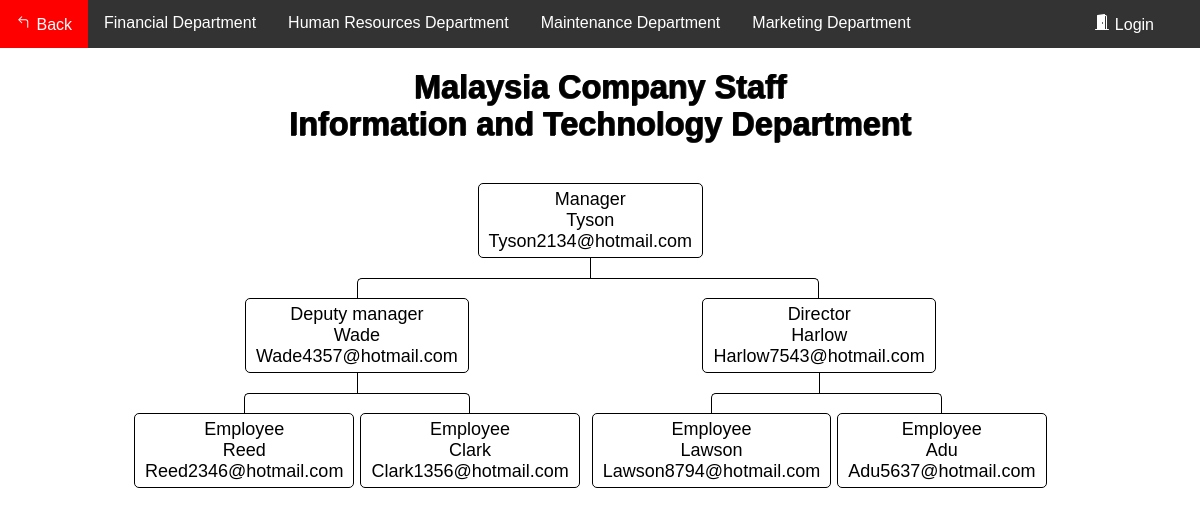
Screenshot of /Flowchart/flowchart_M_IT.php with the database file from the repository.
### tables this page shows
CREATE TABLE `department_m` (
  `ID` int(20) NOT NULL,
  `Name` varchar(255) NOT NULL,
  `email` varchar(255) NOT NULL,
  `department` varchar(255) NOT NULL,
  `number` varchar(255) NOT NULL,
  `position` varchar(255) NOT NULL
);

### Flowchart/data_M.php (called while the page is built, shortened)
<?php
    require_once "config.php";
    $sql = "SELECT * from department_M where ID ='1029'";
    $result = $link->query($sql);
        if ($result->num_rows > 0) {
            while ($row = $result->fetch_assoc()) {
                $Name1029 = $row['Name'];
                $email1029 = $row['email'];
            }
        }
    $sql = "SELECT * from department_M where ID ='1030'";
    $result = $link->query($sql);
        if ($result->num_rows > 0) {
            while ($row = $result->fetch_assoc()) {
                $Name1030 = $row['Name'];
                $email1030 = $row['email'];
            }
        }
    $sql = "SELECT * from department_M where ID ='1031'";
    $result = $link->query($sql);
        if ($result->num_rows > 0) {
            while ($row = $result->fetch_assoc()) {
                $Name1031 = $row['Name'];
                $email1031 = $row['email'];
            }
        }
    $sql = "SELECT * from department_M where ID ='1032'";
    $result = $link->query($sql);
        if ($result->num_rows > 0) {
            while ($row = $result->fetch_assoc()) {
                $Name1032 = $row['Name'];
                $email1032 = $row['email'];
            }
        }
    $sql = "SELECT * from department_M where ID ='1033'";
    $result = $link->query($sql);
        if ($result->num_rows > 0) {
            while ($row = $result->fetch_assoc()) {
                $Name1033 = $row['Name'];
                $email1033 = $row['email'];
            }
        }
        $sql = "SELECT * from department_M where ID ='1034'";
    $result = $link->query($sql);
        if ($result->num_rows > 0) {
            while ($row = $result->fetch_assoc()) {
                $Name1034 = $row['Name'];
                $email1034 = $row['email'];
            }
        }
    $sql = "SELECT * from department_M where ID ='1035'";
    $result = $link->query($sql);
        if ($result->num_rows > 0) {
            while ($row = $result->fetch_assoc()) {
                $Name1035 = $row['Name'];
                $email1035 = $row['email'];
            }
        }
?>

### Flowchart/flowchart_M_IT.php (the view, shortened to what this page needs)
<?php
require_once "data_M.php";
?>
<!DOCTYPE html>
<html lang="en">
<head>
	<link rel="stylesheet" href="style.css">
</head>
<body>
<div class="navbar">
            <a href="../HomePages/Home.php">
			 Back</a>
			<a href="flowchart_M_F.php">Financial Department</a>
			<a href="flowchart_M_HR.php">Human Resources Department</a>
			<a href="flowchart_M_M.php">Maintenance Department</a>
			<a href="flowchart_M_Ma.php">Marketing Department</a>
			 <?php
                if(isset($_SESSION["loggedin"]) && $_SESSION["loggedin"] === true){
			?>
				<a href="../AccountSystem1/welcome.php" class="a1">
				<svg width="1em" height="1em" viewBox="0 0 16 16" class="bi bi-house-door-fill" fill="currentColor" xmlns="http://www.w3.org/2000/svg">
					<path d="M6.5 10.995V14.5a.5.5 0 0 1-.5.5H2a.5.5 0 0 1-.5-.5v-7a.5.5 0 0 1 .146-.354l6-6a.5.5 0 0 1 .708 0l6 6a.5.5 0 0 1 .146.354v7a.5.5 0 0 1-.5.5h-4a.5.5 0 0 1-.5-.5V11c0-.25-.25-.5-.5-.5H7c-.25 0-.5.25-.5.495z"/>
					<path fill-rule="evenodd" d="M13 2.5V6l-2-2V2.5a.5.5 0 0 1 .5-.5h1a.5.5 0 0 1 .5.5z"/>
				</svg>
				Home</a>
			<?php
                }else{
			?>
				<a href="../AccountSystem1/login.php" class="a1">
				Login</a>
			<?php
                }
            ?>
        </div>
<div>
<div>
	<br>
	<h1>Malaysia Company Staff<br>Information and Technology Department</h1>
	<nav class="nav">
							<ul style="text-align: center;">
								<li>
									<a href="#">Manager<br><?php echo $Name1029; ?><br><?php echo $email1029; ?></a>
										<ul>
											<li>
												<a href="#">Deputy manager<br><?php echo $Name1030; ?><br><?php echo $email1030; ?></a>
													<ul>
														<li>
															<a href="#">Employee<br><?php echo $Name1032; ?><br><?php echo $email1032; ?></a>
																<li>
																	<a href="#">Employee<br><?php echo $Name1033; ?><br><?php echo $email1033; ?></a>
																</li>
														</li>
													</ul>
														<li>
															<a href="#">Director<br><?php echo $Name1031; ?><br><?php echo $email1031; ?></a>
															<ul>
																<li>
																	<a href="#">Employee<br><?php echo $Name1034; ?><br><?php echo $email1034; ?></a>
																	<li>
																		<a href="#">Employee<br><?php echo $Name1035; ?><br><?php echo $email1035; ?></a>
																	</li>
																</li>
															</ul>
														</li>
													</li>
												</ul>
											</li>
										</ul>
	</nav>
</div>
</body>
</html>

### Flowchart/style.css (style rules this page uses)
*, *:before, *:after { -webkit-box-sizing: border-box; -moz-box-sizing: border-box; box-sizing: border-box; }
* { position: relative; margin: 0; padding: 0; border: 0 none; transition: all ease .4s; }
html, body { width: 100%; height: 100%; font-family: 'Fjalla One', sans-serif; font-size: 18px; }
.nav ul { position: relative; padding-top: 20px; }
.nav li { position: relative; padding: 20px 3px 0 3px; float: left; text-align: center; list-style-type: none; }
.nav li::before, .nav li::after { content: ''; position: absolute; top: 0; right: 50%; width: 50%; height: 20px; border-top: 1px solid #000000; }
.nav li::after { left: 50%; right: auto; border-left: 1px solid #000000; }
.nav li:only-child::after, .nav li:only-child::before { content: ''; display: none; }
.nav li:only-child { padding-top: 0; }
.nav li:first-child::before, .nav li:last-child::after { border: 0 none; }
.nav li:last-child::before { border-right: 1px solid #000000; border-radius: 0 5px 0 0; }
.nav li:first-child::after { border-radius: 5px 0 0 0; }
.nav ul ul::before { content: ''; position: absolute; top: 0; left: 50%; border-left: 1px solid #000000; width: 0; height: 20px; }
.nav li a { display: inline-block; padding: 5px 10px; border-radius: 5px; border: 1px solid #000000; text-decoration: none; color: #000000; font-family: arial, verdana, tahoma; font-size: 18px; }
.navbar { overflow: hidden; background-color: #333; font-family: Arial, Helvetica, sans-serif; }
.navbar a { float: left; font-size: 16px; color: white; text-align: center; padding: 14px 16px; text-decoration: none; }
.a1 { position: absolute; right: 30px; }

### Flowchart/flowchart_M_IT.php (style rules this page uses)
h1 { color: #000000; text-align: center; font-size: 1.8rem; text-shadow: rgba(0,0,0,0.6) 1px 0, rgba(0,0,0,0.6) 1px 0, rgba(0,0,0,0.6) 0 1px, rgba(0,0,0,0.6) 0 1px; }
.nav { margin: 20px auto; width: 950px; min-height: auto; text-align: center; }

### rows the page displays
department_m: Name "Tyson", email "Tyson2134@hotmail.com"
department_m: Name "Wade", email "Wade4357@hotmail.com"
department_m: Name "Reed", email "Reed2346@hotmail.com"
department_m: Name "Clark", email "Clark1356@hotmail.com"
department_m: Name "Harlow", email "Harlow7543@hotmail.com"
department_m: Name "Lawson", email "Lawson8794@hotmail.com"
department_m: Name "Adu", email "Adu5637@hotmail.com"
